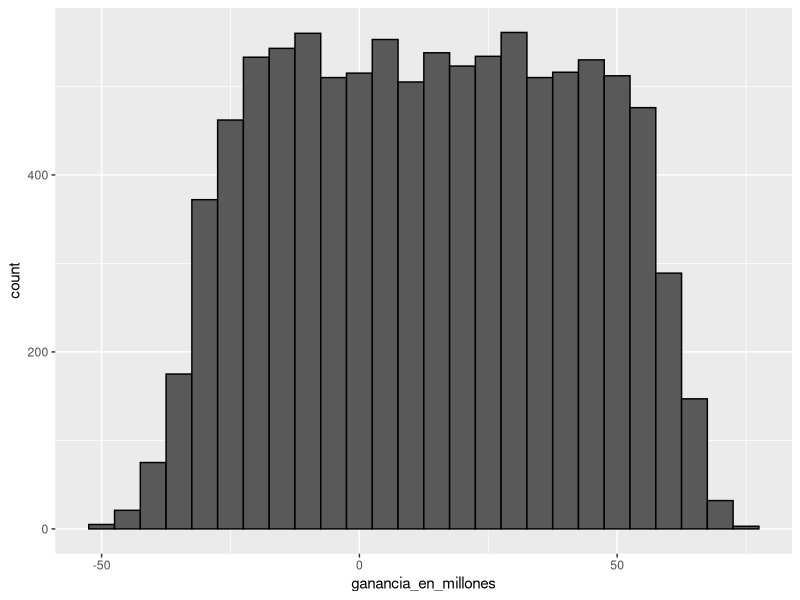

Write R code to recreate this figure.

p <- .04 #porcentaje de incumplimiento
per_hip <- -200000 # perdidas por ejecución hipotecaria
r <- 0.05 #beneficio para el banco
x <- r * 180000
per_hip * p + x * (1 - p) # Valor esperado

#buscando n para que la probabilidad de perper dinero sea 0.01
z <- qnorm(0.01)
l <- per_hip
n <- ceiling((z^2 * (x - l)^2 * p * (1 - p)) / (l * p + x * (1 - p))^2)
n    # numero de prestamos necesarios
n * (per_hip * p + x * (1 - p))    # ganancias esperadas con este n

# Utilizamos simulaciones Monte Carlo para verificar
B <- 10000
p <- 0.04
x <- 0.05 * 180000
ganancia <- replicate(B, {
    sorteos <- sample( c(x, per_hip), n, 
                        prob = c(1 - p, p), replace = TRUE)
    sum(sorteos)
})
mean(ganancia)

#caso realista
p <- 0.04
x <- 0.05*180000
ganancia_r <- replicate(B, {
    new_p <- 0.04 + sample(seq(-0.01, 0.01, length = 100), 1)
    eventos <- sample(c(x, per_hip), n, 
                        prob = c(1 - new_p, new_p), replace = TRUE)
    sum(eventos)
})
mean(ganancia_r)    # ganancia esperada
mean(ganancia_r < 0)    # probabilidad de perder dinero
mean(ganancia_r < -10000000)    # probabilidad de perder mas de $10 millones

#graficamos para entenderlo mejor
library(tidyverse)
data.frame(ganancia_en_millones = ganancia_r / 10^6) %>%
ggplot(aes(ganancia_en_millones)) +
geom_histogram(color = "black", binwidth = 5)
